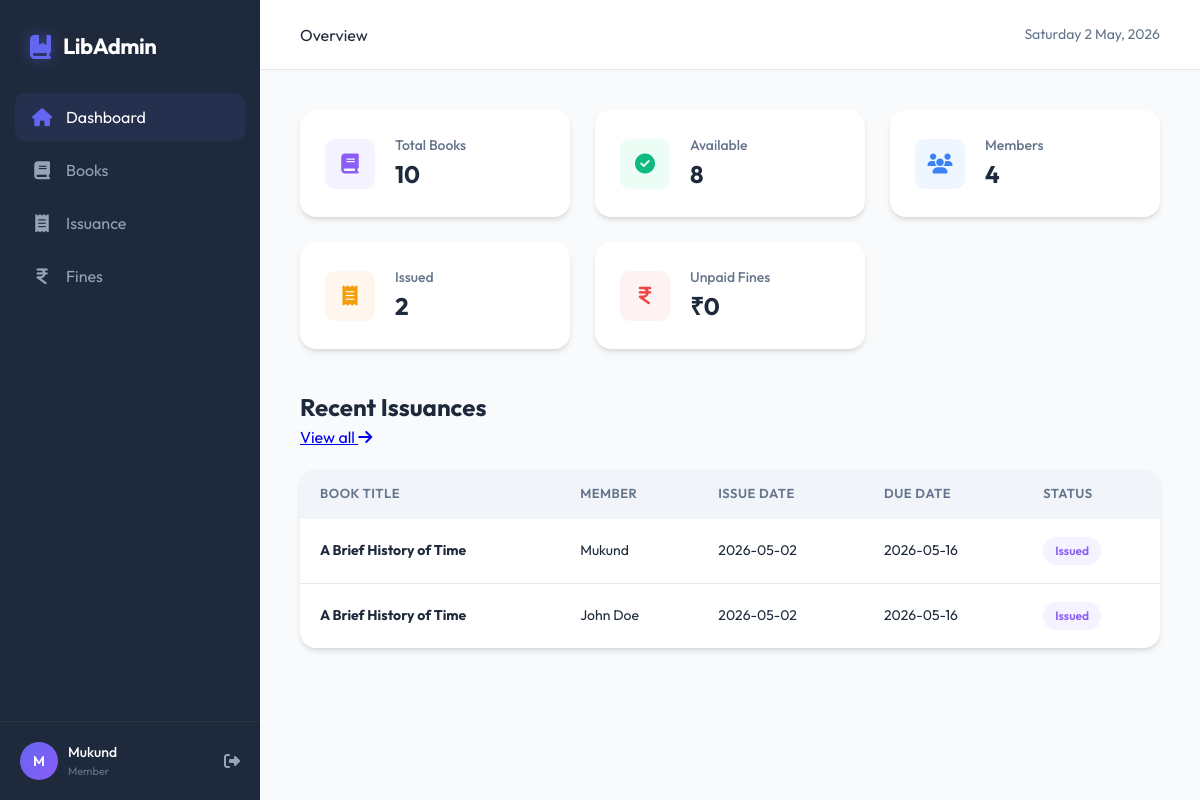
Page / (signed in) on the committed database.
### tables this page shows
CREATE TABLE members (
    id INTEGER PRIMARY KEY AUTOINCREMENT,
    name VARCHAR(255) NOT NULL,
    email VARCHAR(255) UNIQUE NOT NULL,
    phone VARCHAR(20) NOT NULL,
    joined_date DATE NOT NULL,
    password_hash VARCHAR(512),
    created_by VARCHAR(255),
    notes TEXT
);

CREATE TABLE issues (
    id INTEGER PRIMARY KEY AUTOINCREMENT,
    book_id INTEGER NOT NULL,
    member_id INTEGER NOT NULL,
    issue_date DATE NOT NULL,
    due_date DATE NOT NULL,
    return_date DATE,
    status VARCHAR(20) NOT NULL DEFAULT 'issued',
    processed_by VARCHAR(255),
    FOREIGN KEY(book_id) REFERENCES books(id),
    FOREIGN KEY(member_id) REFERENCES members(id)
);

CREATE TABLE books (
    id INTEGER PRIMARY KEY AUTOINCREMENT,
    title VARCHAR(255) NOT NULL,
    author VARCHAR(255) NOT NULL,
    isbn VARCHAR(20) UNIQUE NOT NULL,
    category_id INTEGER,
    qty INTEGER NOT NULL DEFAULT 1,
    available_qty INTEGER NOT NULL DEFAULT 1,
    created_by VARCHAR(255),
    notes TEXT,
    FOREIGN KEY(category_id) REFERENCES categories(id)
);

### routes/dashboard.py (the view)
@dashboard_bp.route('/')
@login_required
def index():
    stats = {
        'total_books': query_db('SELECT SUM(qty) as count FROM books', one=True)['count'] or 0,
        'available_books': query_db('SELECT SUM(available_qty) as count FROM books', one=True)['count'] or 0,
        'total_members': query_db('SELECT COUNT(*) as count FROM members', one=True)['count'] or 0,
        'issued_books': query_db("SELECT COUNT(*) as count FROM issues WHERE status = 'issued'", one=True)['count'] or 0,
        'total_fines': query_db("SELECT SUM(amount) as total FROM fines WHERE paid_status = 'unpaid'", one=True)['total'] or 0
    }
    recent_issues = query_db('''
        SELECT i.*, b.title, m.name
        FROM issues i
        JOIN books b ON i.book_id = b.id
        JOIN members m ON i.member_id = m.id
        ORDER BY i.issue_date DESC LIMIT 5
    ''')
    return render_template('dashboard.html', stats=stats, recent_issues=recent_issues)

### db.py (called while the page is built)
def get_db():
    db = getattr(g, '_database', None)
    if db is None:
        db = g._database = sqlite3.connect(Config.DATABASE_PATH)
        db.row_factory = sqlite3.Row
        db.execute("PRAGMA foreign_keys = ON")
    return db

def close_connection(exception):
    db = getattr(g, '_database', None)
    if db is not None:
        db.close()

def query_db(query, args=(), one=False):
    db = get_db()
    cur = db.execute(query, args)
    rv = cur.fetchall()
    cur.close()
    return (rv[0] if rv else None) if one else rv

### routes/auth.py (called while the page is built)
def login_required(f):
    from functools import wraps
    @wraps(f)
    def decorated_function(*args, **kwargs):
        if 'user_id' not in session:
            return redirect(url_for('auth.login'))
        return f(*args, **kwargs)
    return decorated_function

### templates/dashboard.html
{% extends 'base.html' %}
{% block title %}Overview{% endblock %}
{% block content %}
<div class="stats-grid">
    <div class="stat-card">
        <div class="stat-icon purple"><i class="fa-solid fa-book"></i></div>
        <div class="stat-details">
            <span class="stat-label">Total Books</span>
            <span class="stat-value">{{ stats.total_books }}</span>
        </div>
    </div>
    <div class="stat-card">
        <div class="stat-icon green"><i class="fa-solid fa-check-circle"></i></div>
        <div class="stat-details">
            <span class="stat-label">Available</span>
            <span class="stat-value">{{ stats.available_books }}</span>
        </div>
    </div>
    <div class="stat-card">
        <div class="stat-icon blue"><i class="fa-solid fa-users"></i></div>
        <div class="stat-details">
            <span class="stat-label">Members</span>
            <span class="stat-value">{{ stats.total_members }}</span>
        </div>
    </div>
    <div class="stat-card">
        <div class="stat-icon orange"><i class="fa-solid fa-receipt"></i></div>
        <div class="stat-details">
            <span class="stat-label">Issued</span>
            <span class="stat-value">{{ stats.issued_books }}</span>
        </div>
    </div>
    <div class="stat-card">
        <div class="stat-icon red"><i class="fa-solid fa-indian-rupee-sign"></i></div>
        <div class="stat-details">
            <span class="stat-label">Unpaid Fines</span>
            <span class="stat-value">₹{{ stats.total_fines }}</span>
        </div>
    </div>
</div>
<div class="dashboard-section">
    <div class="section-header">
        <h2>Recent Issuances</h2>
        <a href="{{ url_for('issues.index') }}" class="btn-text">View all <i class="fa-solid fa-arrow-right"></i></a>
    </div>
    <div class="table-container shadow">
        <table>
            <thead>
                <tr>
                    <th>Book Title</th>
                    <th>Member</th>
                    <th>Issue Date</th>
                    <th>Due Date</th>
                    <th>Status</th>
                </tr>
            </thead>
            <tbody>
                {% for issue in recent_issues %}
                <tr>
                    <td><strong>{{ issue.title }}</strong></td>
                    <td>{{ issue.name }}</td>
                    <td>{{ issue.issue_date }}</td>
                    <td>{{ issue.due_date }}</td>
                    <td><span class="badge badge-purple">{{ issue.status|capitalize }}</span></td>
                </tr>
                {% else %}
                <tr>
                    <td colspan="5" class="text-center">No recent activity</td>
                </tr>
                {% endfor %}
            </tbody>
        </table>
    </div>
</div>
{% endblock %}

### templates/base.html (shortened to what this page needs)
<!DOCTYPE html>
<html lang="en">
<head>
    <link rel="stylesheet" href="https://cdnjs.cloudflare.com/ajax/libs/font-awesome/6.4.0/css/all.min.css">
    <link rel="stylesheet" href="{{ url_for('static', filename='css/style.css') }}">
</head>
<body>
    <div class="app-container">
        <aside class="sidebar">
            <div class="sidebar-header">
                <i class="fa-solid fa-book-bookmark logo-icon"></i>
                <span class="logo-text">LibAdmin</span>
            </div>
            <nav class="sidebar-nav">
                <a href="{{ url_for('dashboard.index') }}" class="nav-link {% if request.endpoint == 'dashboard.index' %}active{% endif %}">
                    <i class="fa-solid fa-house"></i> <span>Dashboard</span>
                </a>
                <a href="{{ url_for('books.index') }}" class="nav-link {% if 'books' in request.endpoint %}active{% endif %}">
                    <i class="fa-solid fa-book"></i> <span>Books</span>
                </a>
                <a href="{{ url_for('issues.index') }}" class="nav-link {% if 'issues' in request.endpoint %}active{% endif %}">
                    <i class="fa-solid fa-receipt"></i> <span>Issuance</span>
                </a>
                <a href="{{ url_for('fines.index') }}" class="nav-link {% if 'fines' in request.endpoint %}active{% endif %}">
                    <i class="fa-solid fa-indian-rupee-sign"></i> <span>Fines</span>
                </a>
            </nav>
            <div class="sidebar-footer">
                <div class="user-info">
                    <div class="avatar">{{ session.get('username', 'U')[0].upper() }}</div>
                    <div class="username-wrap">
                        <span class="username">{{ session.get('username', 'Guest') }}</span>
                        <span class="role">{{ 'Library Admin' if session.get('role') == 'admin' else 'Member' }}</span>
                    </div>
                </div>
                <a href="{{ url_for('auth.logout') }}" class="logout-btn">
                    <i class="fa-solid fa-right-from-bracket"></i>
                </a>
            </div>
        </aside>
        <main class="main-content">
            <header class="top-nav">
                <div class="page-title">
                    {% block title %}Dashboard{% endblock %}
                </div>
                <div class="top-nav-actions">
                    <div class="date-display" id="currentDate"></div>
                </div>
            </header>
            <div class="content-body">
                {% block content %}{% endblock %}
            </div>
        </main>
    </div>
</body>
</html>

### rows in the picture
members: get "Mukund"
issues: title "A Brief History of Time", name "Mukund", issue_date "2026-05-02", due_date "2026-05-16", status "Issued"
issues: title "A Brief History of Time", name "John Doe", issue_date "2026-05-02", due_date "2026-05-16", status "Issued"

### other values in the picture
{{ session.get('username', 'U')[0].upper() }} "M"
{{ 'Library Admin' if session.get('role') == 'admin' else 'Member' }} "Member"
{{ stats.total_books }} "10"
{{ stats.available_books }} "8"
{{ stats.total_members }} "4"
{{ stats.issued_books }} "2"
{{ stats.total_fines }} "0"
